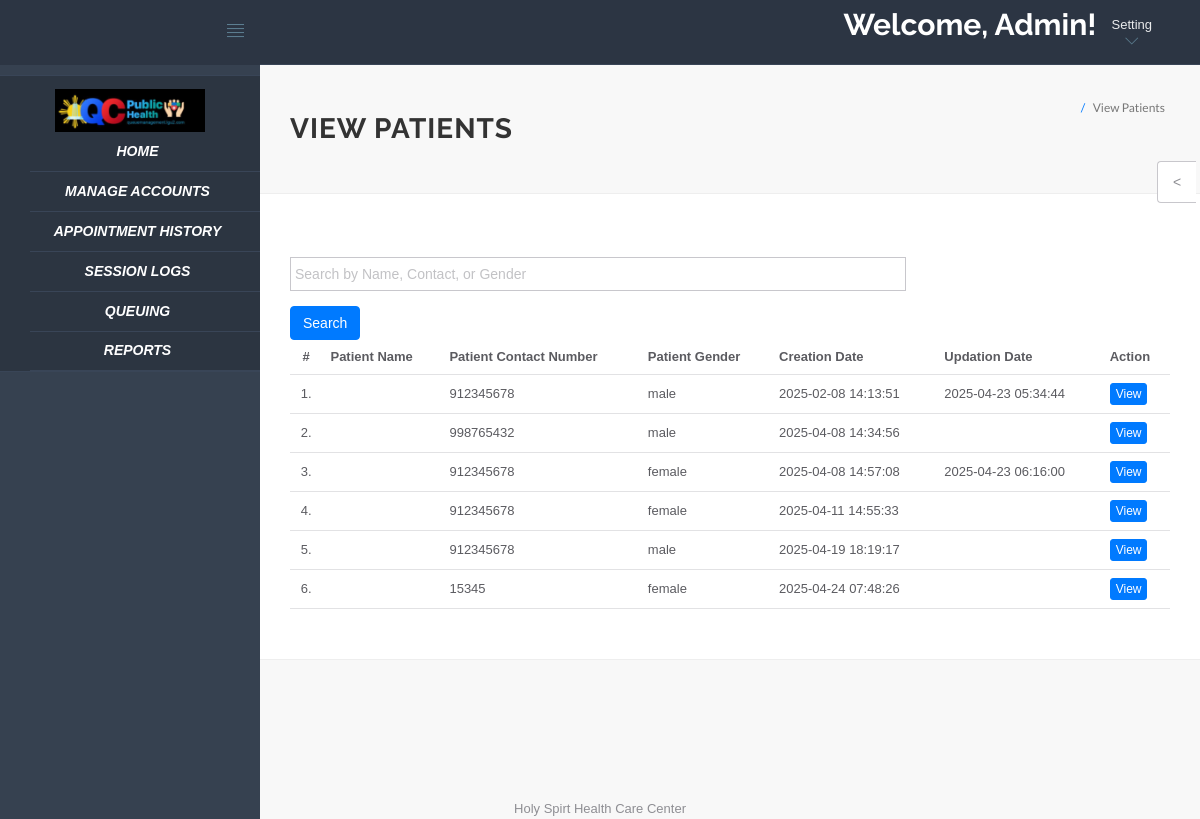
Page /hms/admin/manage-patient.php (signed in) on the committed database.
### tables this page shows
CREATE TABLE `tblpatient` (
  `ID` int(10) NOT NULL,
  `Docid` int(10) DEFAULT NULL,
  `PatientLastname` varchar(200) DEFAULT NULL,
  `PatientFirstname` varchar(255) NOT NULL,
  `PatientMiddlename` varchar(255) NOT NULL,
  `PatientContno` bigint(10) DEFAULT NULL,
  `PatientEmail` varchar(200) DEFAULT NULL,
  `PatientGender` varchar(50) DEFAULT NULL,
  `PatientAdd` mediumtext DEFAULT NULL,
  `PatientAge` int(10) DEFAULT NULL,
  `PatientMedhis` mediumtext DEFAULT NULL,
  `service` varchar(255) NOT NULL DEFAULT 'Medical Checkup',
  `room` int(255) NOT NULL DEFAULT 0,
  `CreationDate` timestamp NULL DEFAULT current_timestamp(),
  `UpdationDate` timestamp NULL DEFAULT NULL ON UPDATE current_timestamp()
);

### hms/admin/manage-patient.php (the view, shortened to what this page needs)
<?php
include('include/config.php');
if (strlen($_SESSION['id']) == 0) {
    header('location:logout.php');
} else {
    $search = '';
?>
<!DOCTYPE html>
<html lang="en">
<head>
    <link rel="stylesheet" href="vendor/bootstrap/css/bootstrap.min.css">
    <link rel="stylesheet" href="vendor/fontawesome/css/font-awesome.min.css">
    <link rel="stylesheet" href="vendor/themify-icons/themify-icons.min.css">
    <link href="vendor/animate.css/animate.min.css" rel="stylesheet" media="screen">
    <link href="vendor/perfect-scrollbar/perfect-scrollbar.min.css" rel="stylesheet" media="screen">
    <link href="vendor/switchery/switchery.min.css" rel="stylesheet" media="screen">
    <link href="vendor/bootstrap-touchspin/jquery.bootstrap-touchspin.min.css" rel="stylesheet" media="screen">
    <link href="vendor/select2/select2.min.css" rel="stylesheet" media="screen">
    <link href="vendor/bootstrap-datepicker/bootstrap-datepicker3.standalone.min.css" rel="stylesheet" media="screen">
    <link href="vendor/bootstrap-timepicker/bootstrap-timepicker.min.css" rel="stylesheet" media="screen">
    <link rel="stylesheet" href="assets/css/styles.css">
    <link rel="stylesheet" href="assets/css/plugins.css">
    <link rel="stylesheet" href="assets/css/themes/theme-1.css" id="skin_color" />
</head>
<body>
    <div id="app">
        <?php include('include/sidebar.php');?>
        <div class="app-content">
            <?php include('include/header.php');?>
            <div class="main-content">
                <div class="wrap-content container" id="container">
                    <section id="page-title">
                        <div class="row">
                            <div class="col-sm-8">
                                <h1 class="mainTitle"><strong>View Patients</strong></h1>
                            </div>
                            <ol class="breadcrumb">
                                <li class="active">
                                    <span>View Patients</span>
                                </li>
                            </ol>
                        </div>
                    </section>
                    <div class="container-fluid container-fullw bg-white">
                        <div class="row">
                            <div class="col-md-12">
                                <h5 class="over-title margin-bottom-15">&nbsp;</h5>
                                <form method="GET" action="" class="">
                                    <div class="form-group">
                                        <input type="text" id="searchInput" name="search" class="form-control search-input" placeholder="Search by Name, Contact, or Gender" value="<?php echo htmlentities($search); ?>" />
                                    </div>
                                    <button type="submit" class="btn btn-primary ml-2">Search</button>
                                </form>
                                <table class="table table-hover" id="sample-table-1">
                                    <thead>
                                        <tr>
                                            <th class="center">#</th>
                                            <th>Patient Name</th>
                                            <th>Patient Contact Number</th>
                                            <th>Patient Gender</th>
                                            <th>Creation Date</th>
                                            <th>Updation Date</th>
                                            <th>Action</th>
                                        </tr>
                                    </thead>
                                    <tbody>
<?php
$sql = "SELECT * FROM tblpatient";
$result = mysqli_query($con, $sql);
$cnt = 1;
while ($row = mysqli_fetch_array($result)) {
?>
                                        <tr>
                                            <td class="center"><?php echo $cnt;?>.</td>
                                            <td class="hidden-xs"><?php echo $row['PatientName'];?></td>
                                            <td><?php echo $row['PatientContno'];?></td>
                                            <td><?php echo $row['PatientGender'];?></td>
                                            <td><?php echo $row['CreationDate'];?></td>
                                            <td><?php echo $row['UpdationDate'];?></td>
                                            <td>
                                                <a href="view-patient.php?viewid=<?php echo $row['ID'];?>" class="btn btn-primary btn-xs" target="_blank">View</a>
                                            </td>
                                        </tr>
<?php
    $cnt++;
}
?>
                                    </tbody>
                                </table>
                            </div>
                        </div>
                    </div>
                </div>
            </div>
        </div>
    </div>
    <?php include('include/footer.php');?>
    <?php include('include/setting.php');?>
</body>
</html>
<?php } ?>

### hms/admin/assets/css/themes/theme-1.css (style rules this page uses)
body { background: #FAFAFA; }

### hms/admin/assets/css/themes/theme-5.css (style rules this page uses)
body { background: #F8F8F8; }

### hms/admin/manage-patient.php (style rules this page uses)
.search-input { width: 70%; }

### rows in the picture
tblpatient: PatientContno "912345678", PatientGender "male", CreationDate "2025-02-08 14:13:51", UpdationDate "2025-04-23 05:34:44"
tblpatient: PatientContno "998765432", PatientGender "male", CreationDate "2025-04-08 14:34:56"
tblpatient: PatientContno "912345678", PatientGender "female", CreationDate "2025-04-08 14:57:08", UpdationDate "2025-04-23 06:16:00"
tblpatient: PatientContno "912345678", PatientGender "female", CreationDate "2025-04-11 14:55:33"
tblpatient: PatientContno "912345678", PatientGender "male", CreationDate "2025-04-19 18:19:17"
tblpatient: PatientContno "15345", PatientGender "female", CreationDate "2025-04-24 07:48:26"
